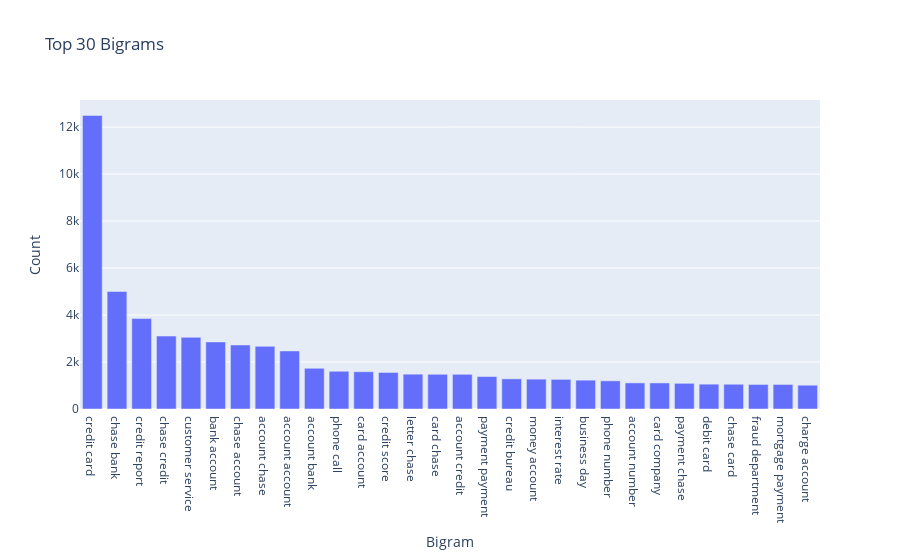

Notebook code for this chart:
### Code cell
#Write your code here to find the top 30 bigram frequency among the complaints in the cleaned datafram(df_clean). 
#Get the top 30 bigrams dataframe
bigram_df = get_top_ngrams(df_clean['complaint_POS_removed'], n=2, top_k=30)
print(bigram_df)

#Create a bar plot for the top 30 bigram frequency
fig = px.bar(
    bigram_df,
    x='token',
    y='freq',
    title='Top 30 Bigrams',
    labels={'token': 'Bigram', 'freq': 'Count'}
)

#Display the figure
fig.show()

### Figure 1 — Plotly figure (JSON) as saved in the notebook; plotly's stock layout.template omitted (floating-point values rounded to 4 significant figures)
{"data": [{"alignmentgroup": "True", "hovertemplate": "Bigram=%{x}<br>Count=%{y}<extra></extra>", "legendgroup": "", "marker": {"color": "#636efa", "pattern": {"shape": ""}}, "name": "", "offsetgroup": "", "orientation": "v", "showlegend": false, "textposition": "auto", "type": "bar", "x": ["credit card", "chase bank", "credit report", "chase credit", "customer service", "bank account", "chase account", "account chase", "account account", "account bank", "phone call", "card account", "credit score", "letter chase", "card chase", "account credit", "payment payment", "credit bureau", "money account", "interest rate", "business day", "phone number", "account number", "card company", "payment chase", "debit card", "chase card", "fraud department", "mortgage payment", "charge account"], "xaxis": "x", "y": [12494, 5002, 3849, 3104, 3049, 2855, 2725, 2666, 2472, 1733, 1606, 1586, 1556, 1482, 1478, 1476, 1381, 1284, 1270, 1262, 1228, 1199, 1111, 1109, 1093, 1057, 1054, 1044, 1044, 1013], "yaxis": "y"}], "layout": {"barmode": "relative", "legend": {"tracegroupgap": 0}, "title": {"text": "Top 30 Bigrams"}, "xaxis": {"anchor": "y", "domain": [0, 1], "title": {"text": "Bigram"}}, "yaxis": {"anchor": "x", "domain": [0, 1], "title": {"text": "Count"}}}}
